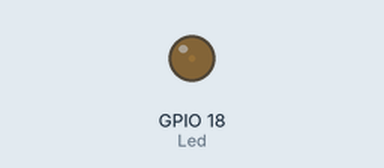
Recording of a program running on a simulated Raspberry Pi (BCM pin numbers). Parts: output pins drawn as LEDs (lit = HIGH). What the program prints to the terminal is not drawn.

Above: at 0.05 s.
At 0.5 s:
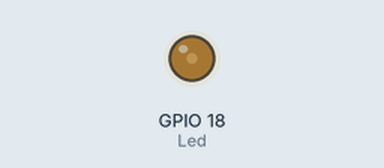
At 1.0 s:
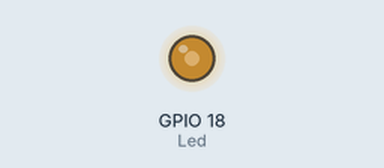
At 2.0 s:
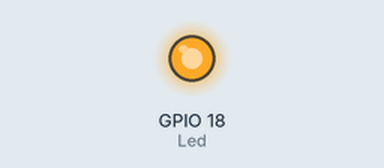
Timing chart, 0 to 4.6 s (numbered marks = the images above):
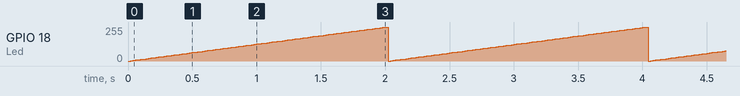

Measured:
- by itself, GPIO 18 (Led): ramps from 0/255 to 255/255 and jumps back, once every 2.0 s

The program:

Led_PWM_50.py
```python
import RPi.GPIO as GPIO
import time
GPIO.setmode(GPIO.BCM) #Librerios del GPIO de la raspberrypi4

GPIO.setup(18, GPIO.OUT) #Pin 18 definido como salida

Led= GPIO.PWM(18, 100) #objeto en el pin 18 que gobierne la modulación PWM
Led.start(100)

Led.ChangeDutyCycle( 50 ) #Cambio del ciclo de trabajo
print("X es un valor entre 0 y 100")

while True:
    for i in range(100,-1,-1):
        Led.ChangeDutyCycle(100 - i)
        time.sleep(0.02)

    print("Ciclo completo")
```
